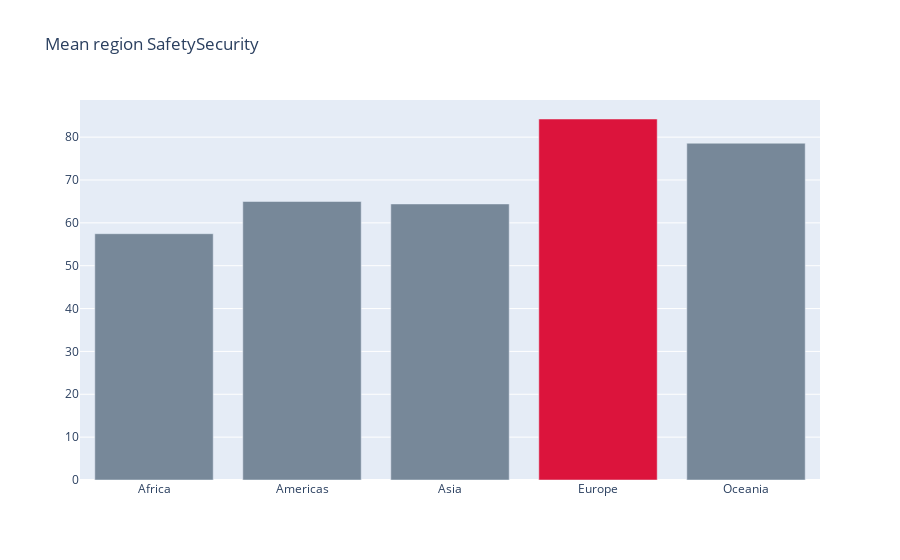

The code cell stored with this chart in its notebook:
### Code cell
colors = ['lightslategray',] * 5
colors[3] = 'crimson'

fig = go.Figure(data=[go.Bar(
    x = res.index.values,
    y = res['SafetySecurity']['mean'].values,
    marker_color=colors
)])
fig.update_layout(title_text='Mean region SafetySecurity')

### Figure 1 — Plotly figure (JSON) as saved in the notebook; plotly's stock layout.template omitted (floating-point values rounded to 4 significant figures)
{"data": [{"marker": {"color": ["lightslategray", "lightslategray", "lightslategray", "crimson", "lightslategray"]}, "type": "bar", "x": ["Africa", "Americas", "Asia", "Europe", "Oceania"], "y": [57.47, 64.98, 64.41, 84.23, 78.58]}], "layout": {"autosize": true, "title": {"text": "Mean region SafetySecurity"}, "xaxis": {"autorange": true, "range": [-0.5, 4.5], "type": "category"}, "yaxis": {"autorange": true, "range": [0, 88.66], "type": "linear"}}}
